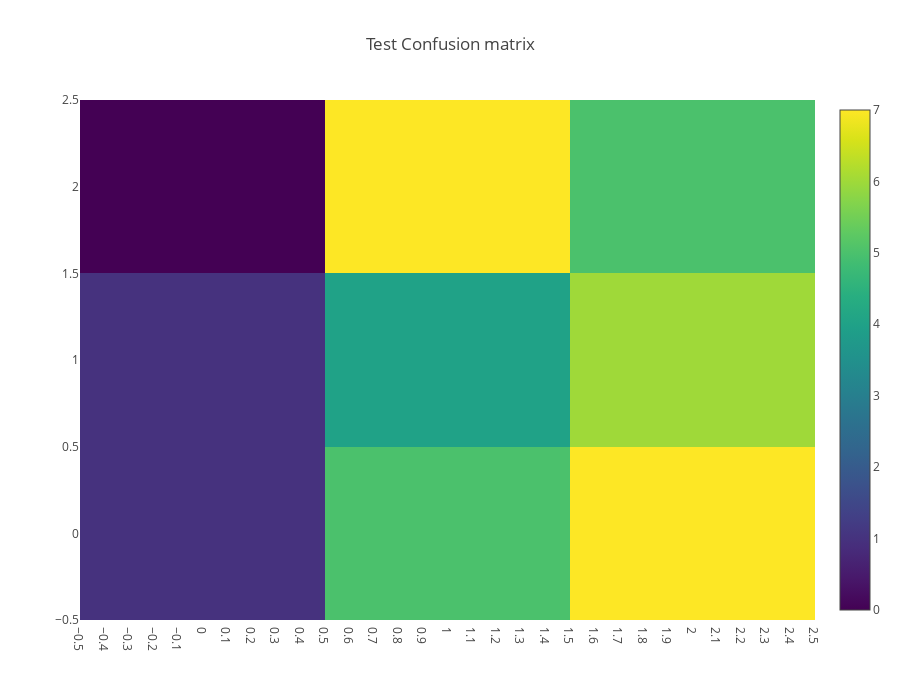

Write notebook code for a chart like this one.
### Markdown cell above
## Confusion matrix

The confusion matrix is a standard analysis tool in binary and multi-class classification where in each entry **C_{i,j}** corresponds to the number of samples that have true class label **i** and are predicted as **j**.

We can see that our models have a great problem with confusing class zero with class two.

### Code cell
from sklearn.metrics import confusion_matrix

y_test_hat = cv.predict(X_test)

data = [
    go.Heatmap(
        z=confusion_matrix(y_test, y_test_hat),
        x=[0, 1, 2],
        y=[0, 1, 2],
        colorscale='Viridis',
        text = True ,
        opacity = 1.0
    )
]

layout = go.Layout(
    title='Test Confusion matrix',
    xaxis = dict(ticks='', nticks=36),
    yaxis = dict(ticks='' ),
    width = 900, height = 700,
    
)


fig = go.Figure(data=data, layout=layout)
py.iplot(fig, filename='labelled-heatmap')

### Figure 1 — Plotly figure (JSON) as saved in the notebook; plotly's stock layout.template omitted (floating-point values rounded to 4 significant figures)
{"data": [{"colorscale": "Viridis", "opacity": 1, "text": true, "type": "heatmap", "x": [0, 1, 2], "y": [0, 1, 2], "z": [[1, 5, 7], [1, 4, 6], [0, 7, 5]]}], "layout": {"height": 700, "title": "Test Confusion matrix", "width": 900, "xaxis": {"nticks": 36, "ticks": ""}, "yaxis": {"ticks": ""}}}
